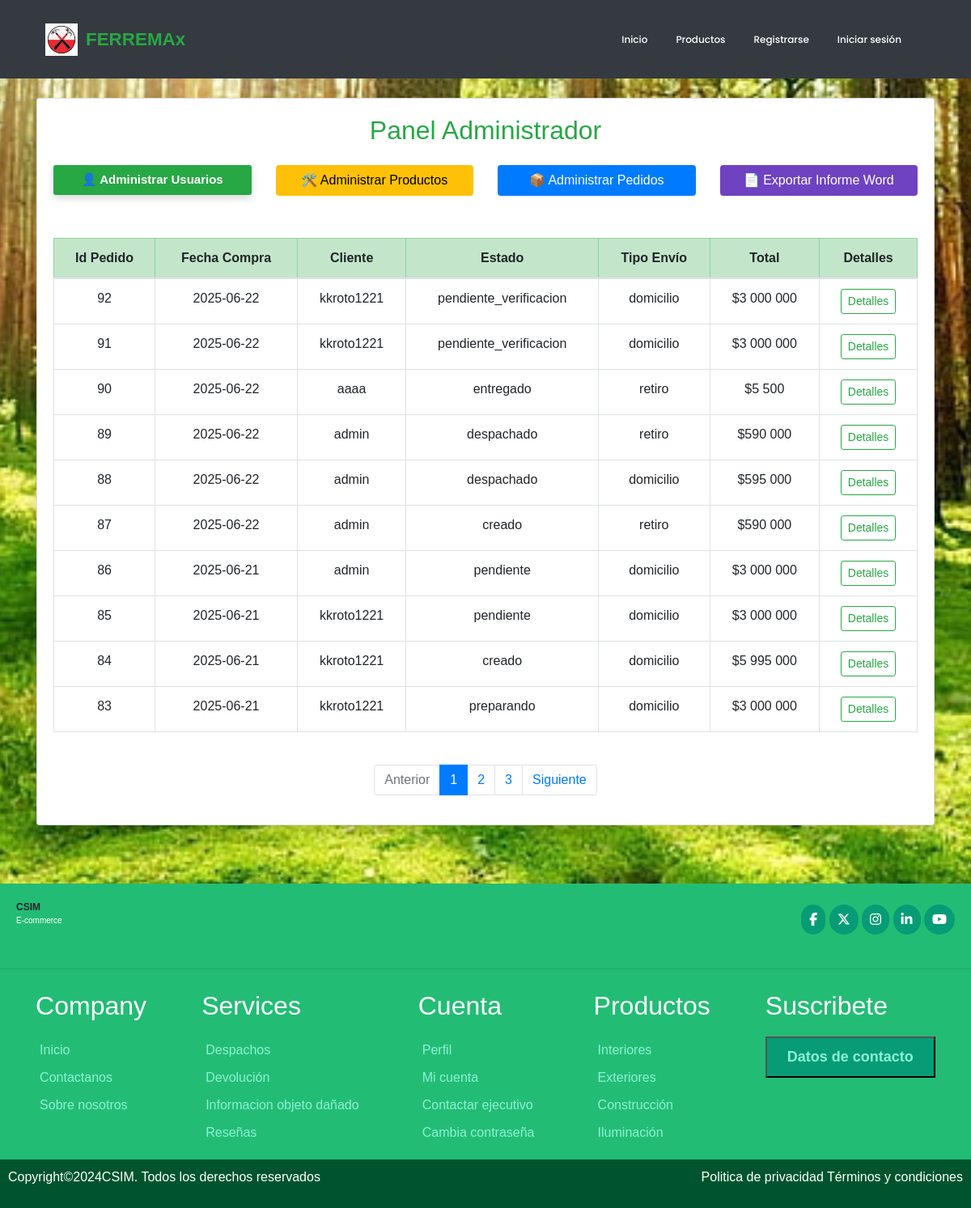
The app's page /administrador/, older data.
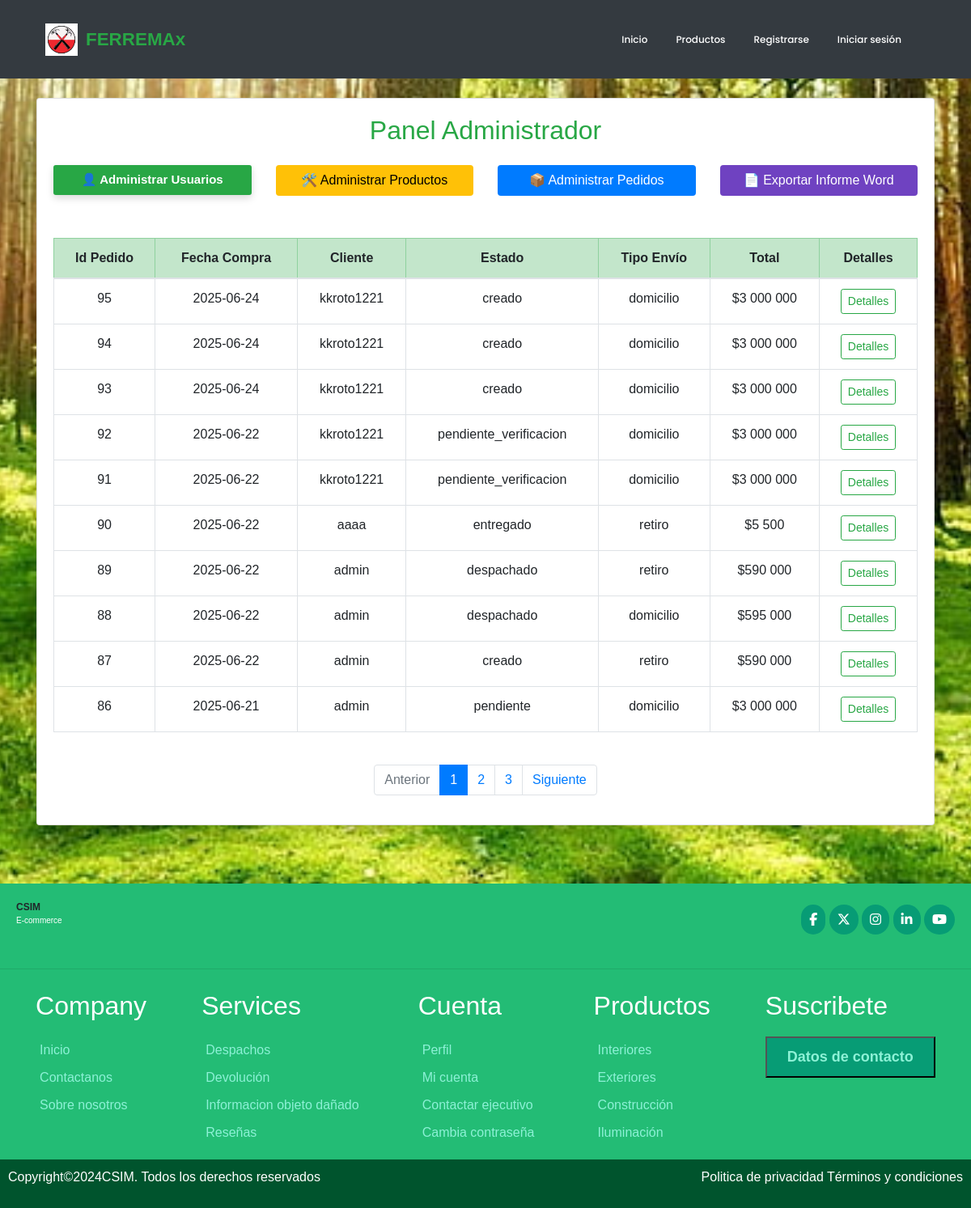
The same page, newer data.
### ferreteria/models.py (models this page shows, shortened)
class Pedido(models.Model):
    id_pedido = models.AutoField(primary_key=True)
    user = models.ForeignKey(User, on_delete=models.CASCADE, default=1)
    fecha_compra = models.DateTimeField(auto_now_add=True)
    ESTADOS_PEDIDO = [
        ('creado', 'Creado'),
        ('pendiente', 'Pendiente'),
        ('pagado', 'Pagado'),
        ('rechazado','Pago Rechazado'),
        ('preparando', 'Preparando orden'),
        ('despachado', 'Despachado'),
        ('entregado', 'Entregado'),
    ]
    estado = models.CharField(max_length=20, choices = ESTADOS_PEDIDO, default='creado')
    OPCIONES_ENVIO = [
        ('retiro', 'Retiro en tienda ($0)'),
        ('domicilio', 'Despacho a domicilio ($5.000)'),
    ]
    tipo_envio = models.CharField(max_length=20, choices=OPCIONES_ENVIO,default='retiro')
    TIPO_PAGO = [
        ('transferencia', 'Transferencia'),
        ('tarjeta', 'Tarjeta'),
    ]
    tipo_pago = models.CharField(max_length=20,choices=TIPO_PAGO,default='transferencia')
    total = models.BigIntegerField()

### ferreteria/views.py (the view)
# urls.py: path('administrador/', views.admin_view, name="administrador"),
def admin_view(request):
    pedidos_list = Pedido.objects.all().order_by('-fecha_compra')  # Puedes ordenar como prefieras
    paginator = Paginator(pedidos_list, 10 )  # Muestra 10 pedidos por página
    page_number = request.GET.get('page')
    page_obj = paginator.get_page(page_number)
    return render(request, 'administrador.html', {'page_obj': page_obj})

### ferreteria/context_processor.py (called while the page is built, shortened)
def total_carrito(request):
    total = 0
    return {'total_carrito':int(total)}

### ferreteria/templates/administrador.html (shortened to what the changed rows need)
{% extends 'base.html' %}
{% load static %}
{% block css %}
<link rel="stylesheet" href="{% static 'css/estilo.css' %}">
{% endblock %}
{% block contenido %}
{% load humanize %}
<div class="container py-4">
    <div class="card shadow">
        <div class="card-body">
            <h2 class="text-success text-center mb-4" style="color: darkgreen;">Panel Administrador</h2>
            <div class="table-responsive mt-5">
                <table class="table table-bordered table-hover text-center align-middle">
                    <thead class="table-success">
                        <tr>
                            <th>Id Pedido</th>
                            <th>Fecha Compra</th>
                            <th class="d-none d-md-table-cell">Cliente</th>
                            <th class="d-none d-md-table-cell">Estado</th>
                            <th class="d-none d-md-table-cell">Tipo Envío</th>
                            <th>Total</th>
                            <th>Detalles</th>
                        </tr>
                    </thead>
                    <tbody>
                        {% for p in page_obj %}
                        <tr>
                            <td>{{ p.id_pedido }}</td>
                            <td data-label="Fecha">
                                <span class="d-none d-md-inline">{{ p.fecha_compra|date:"Y-m-d" }}</span>
                            </td>
                            <td class="d-none d-md-table-cell">{{ p.user }}</td>
                            <td class="d-none d-md-table-cell">{{ p.estado }}</td>
                            <td class="d-none d-md-table-cell">{{ p.tipo_envio }}</td>
                            <td>${{ p.total | intcomma }}</td>
                            <td>
                                <a href="{% url 'detallepedido' p.id_pedido %}" class="btn btn-outline-success btn-sm">
                                    Detalles
                                </a>
                            </td>
                        </tr>
                        {% endfor %}
                    </tbody>
                </table>
            </div>
            <nav aria-label="Page navigation" class="mt-4">
                <ul class="pagination justify-content-center flex-wrap">
                    {% for num in page_obj.paginator.page_range %}
                        {% if page_obj.number == num %}
                        <li class="page-item active">
                            <span class="page-link">{{ num }}</span>
                        </li>
                        {% elif num > page_obj.number|add:'-3' and num < page_obj.number|add:'3' %}
                        <li class="page-item">
                            <a class="page-link" href="?page={{ num }}">{{ num }}</a>
                        </li>
                        {% endif %}
                    {% endfor %}
                </ul>
            </nav>
        </div>
    </div>
</div>
{% endblock %}

Row changes from the older to the newer data that the page shows:
no longer on this page (row unchanged): Pedido: id_pedido "85", fecha_compra "2025-06-21", user "kkroto1221", estado "pendiente", tipo_envio "domicilio", total "3 000 000"
no longer on this page (row unchanged): Pedido: id_pedido "84", fecha_compra "2025-06-21", user "kkroto1221", estado "creado", tipo_envio "domicilio", total "5 995 000"
no longer on this page (row unchanged): Pedido: id_pedido "83", fecha_compra "2025-06-21", user "kkroto1221", estado "preparando", tipo_envio "domicilio", total "3 000 000"
added Pedido: id_pedido "95", fecha_compra "2025-06-24", user "kkroto1221", estado "creado", tipo_envio "domicilio", total "3 000 000"
added Pedido: id_pedido "94", fecha_compra "2025-06-24", user "kkroto1221", estado "creado", tipo_envio "domicilio", total "3 000 000"
added Pedido: id_pedido "93", fecha_compra "2025-06-24", user "kkroto1221", estado "creado", tipo_envio "domicilio", total "3 000 000"
